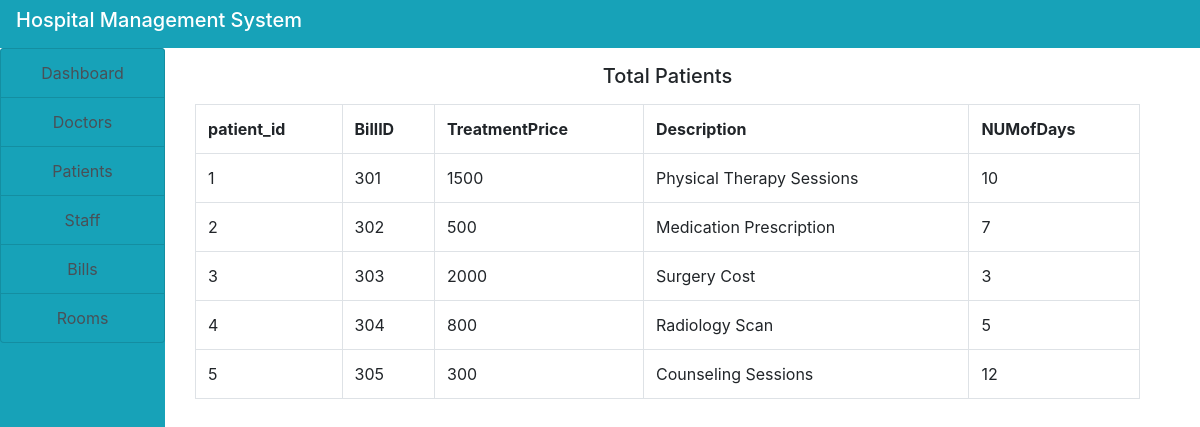
Screenshot of /admin/Bills.php with the database file from the repository.
### tables this page shows
CREATE TABLE `treatmentbills` (
  `BillID` int(11) NOT NULL,
  `TreatmentPrice` int(11) DEFAULT NULL,
  `Description` varchar(255) DEFAULT NULL,
  `NUMofDays` int(11) DEFAULT NULL,
  `patientID` int(11) NOT NULL
);

### admin/Bills.php (the view, shortened to what this page needs)
<!DOCTYPE html>
<html>
<head>
</head>
<body>
<?php
   include("../include/header.php");
   include ("../include/connection.php");
?>
   <div class="container-fluid">
        <div class="col-md-12">
            <div class="row">
                  <div class="col-md-2 " style="margin-left: -30px">
                      <?php
                        include("sidenav.php");
                      ?>
                  </div>
                   <div class="col-md-10">
                       <h5 class="text-center my-3">Total Patients</h5>
                       <?php
                          $query = "SELECT * FROM treatmentbills";
                          $res = mysqli_query($con,$query);
                          $output = "";
                          $output .="
                              <table class='table table-bordered'>
                                 <tr>
                                   <th>patient_id</th>
                                   <th>BillID</th>
                                   <th>TreatmentPrice</th>
                                   <th>Description</th>
                                   <th>NUMofDays</th>
                                 </tr>
                          ";
                          while ($row = mysqli_fetch_array($res)){
                              $output .="
                                 <tr>
                                     <td>".$row['patientID']."</td>
                                     <td>".$row['BillID']."</td>
                                     <td>".$row['TreatmentPrice']."</td>
                                     <td>".$row['Description']."</td>
                                     <td>".$row['NUMofDays']."</td>
                                 </tr>
                              ";
                          }
                          $output .="
                             </table>
                          ";
                          echo $output;
                       ?>
                   </div>
            </div>
        </div>
   </div>
</body>
</html>

### rows the page displays
treatmentbills: patientID "1", BillID "301", TreatmentPrice "1500", Description "Physical Therapy Sessions", NUMofDays "10"
treatmentbills: patientID "2", BillID "302", TreatmentPrice "500", Description "Medication Prescription", NUMofDays "7"
treatmentbills: patientID "3", BillID "303", TreatmentPrice "2000", Description "Surgery Cost", NUMofDays "3"
treatmentbills: patientID "4", BillID "304", TreatmentPrice "800", Description "Radiology Scan", NUMofDays "5"
treatmentbills: patientID "5", BillID "305", TreatmentPrice "300", Description "Counseling Sessions", NUMofDays "12"
